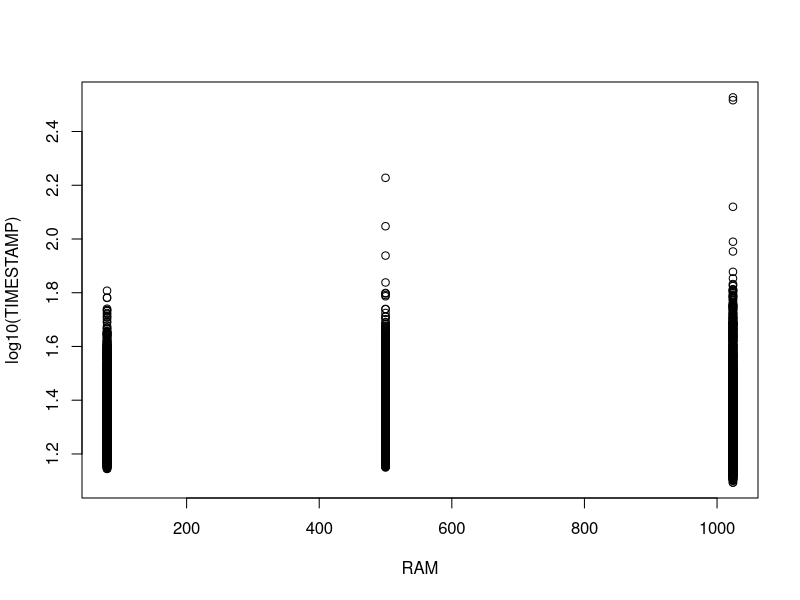
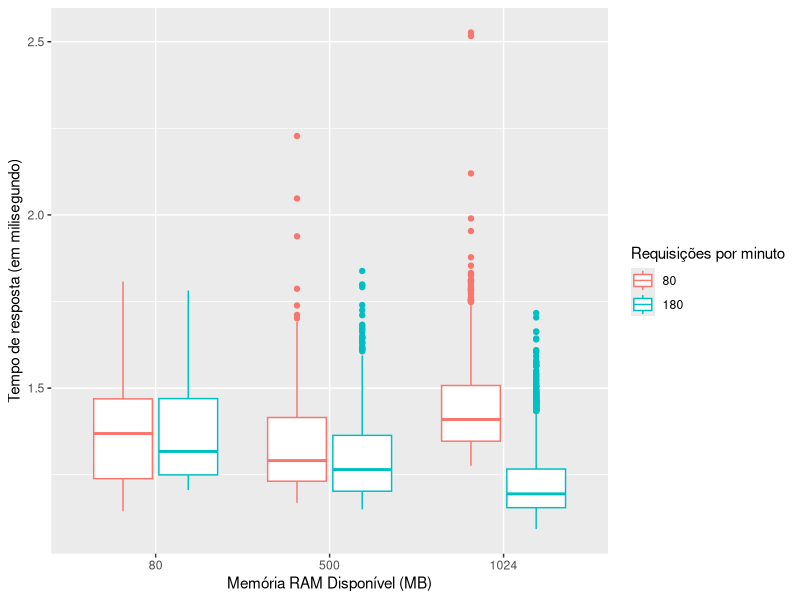
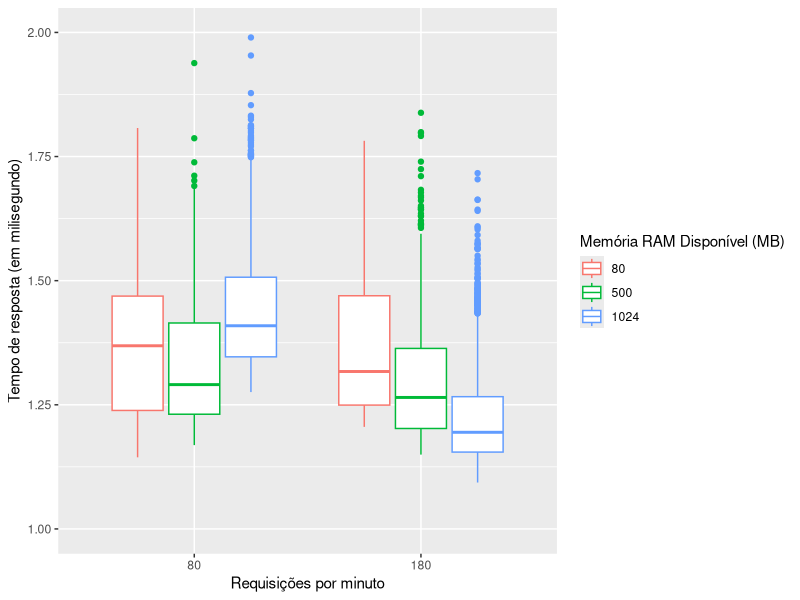
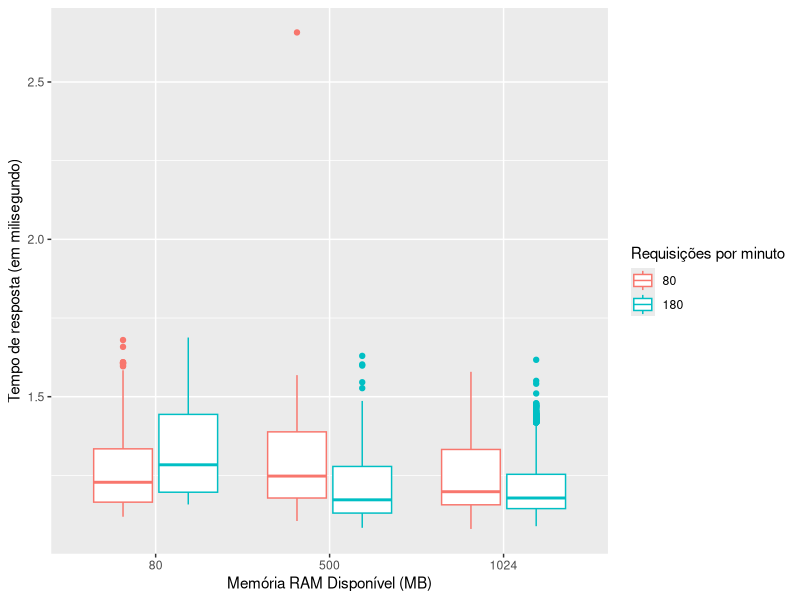
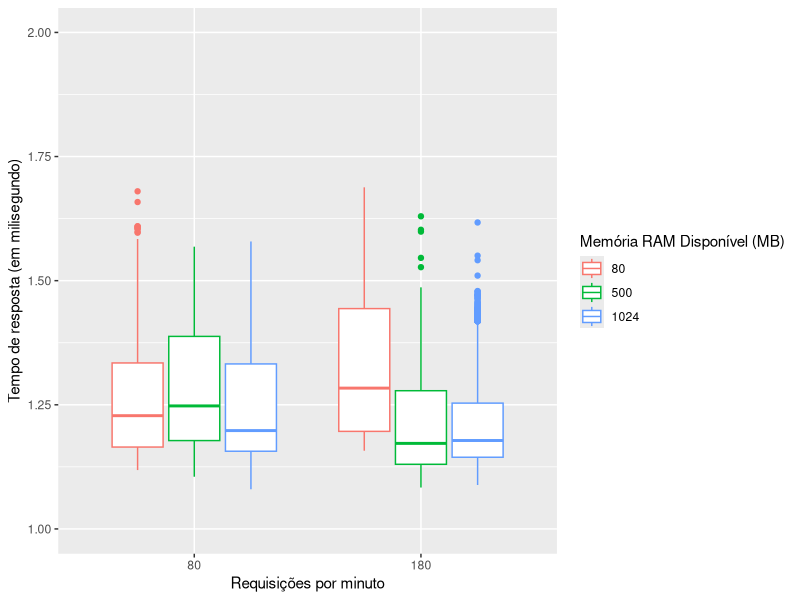
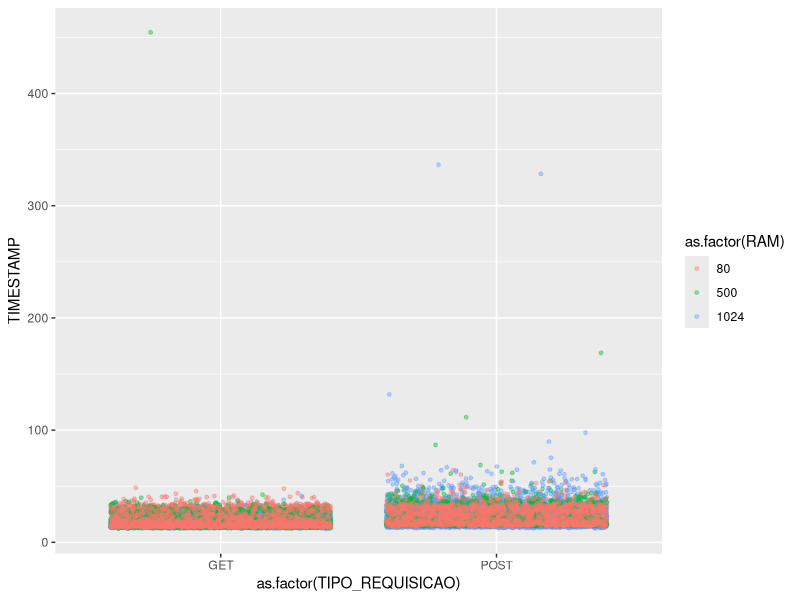

The R script that drew these images, in order:
## ---- chunk 1
install.packages("knitr")
install.packages("dplyr")
install.packages("ggplot2")

knitr::opts_chunk$set(echo = TRUE)
## ---- chunk 2
library(dplyr)
library(ggplot2)
## ---- chunk 3
get.80.1g = read.csv2(file="../data/1GB/request_get_80_reports_pdf.csv", sep = ",")
get.180.1g = read.csv2(file="../data/1GB/request_get_180_consumptions.csv", sep=",")
post.80.1g = read.csv2(file="../data/1GB/request_post_80_create_water_consumption.csv", sep=",")
post.180.1g = read.csv2(file="../data/1GB/request_post_180_create_water_consumptions.csv", sep=",")

get.80.500m = read.csv2(file="../data/500MB/request_get_80_reports_pdf.csv", sep = ",")
get.180.500m = read.csv2(file="../data/500MB/request_get_180_consumptions.csv", sep=",")
post.80.500m = read.csv2(file="../data/500MB/request_post_80_create_water_consumption.csv", sep=",")
post.180.500m = read.csv2(file="../data/500MB/request_post_180_create_water_consumptions.csv", sep=",")

get.80.80m = read.csv2(file="../data/80MB/request_get_80_reports_pdf.csv", sep = ",")
get.180.80m = read.csv2(file="../data/80MB/request_get_180_consumptions.csv", sep=",")
post.80.80m = read.csv2(file="../data/80MB/request_post_80_create_water_consumption.csv", sep=",")
post.180.80m = read.csv2(file="../data/80MB/request_post_180_create_water_consumptions.csv", sep=",")


get.180.1g["TIPO_REQUISICAO"] <- 'GET'
get.180.500m["TIPO_REQUISICAO"] <- 'GET'
get.180.80m["TIPO_REQUISICAO"] <- 'GET'

get.80.1g["TIPO_REQUISICAO"] <- 'GET'
get.80.500m["TIPO_REQUISICAO"] <- 'GET'
get.80.80m["TIPO_REQUISICAO"] <- 'GET'
## ---- chunk 4
get_timestamp_diff <- function(df){
  
  begin = df %>% filter(df$MOMENTO == "BEGIN")
  end = df %>% filter(df$MOMENTO == "END")
  
  df = left_join(begin, end, by=c("ID", "TIPO_REQUISICAO"))
  df$TIMESTAMP = (df$TIMESTAMP.y / 1000000) - (df$TIMESTAMP.x / 1000000)
  df = df %>% select("ID", "TIPO_REQUISICAO", "TIMESTAMP")

  return(df)
}
## ---- chunk 5
get.180.1g = get_timestamp_diff(get.180.1g)
get.180.500m = get_timestamp_diff(get.180.500m)
get.180.80m = get_timestamp_diff(get.180.80m)
get.80.1g = get_timestamp_diff(get.80.1g)
get.80.500m = get_timestamp_diff(get.80.500m)
get.80.80m = get_timestamp_diff(get.80.80m)
post.180.1g = get_timestamp_diff(post.180.1g)
post.180.500m = get_timestamp_diff(post.180.500m)
post.180.80m = get_timestamp_diff(post.180.80m)
post.80.1g = get_timestamp_diff(post.80.1g)
post.80.500m = get_timestamp_diff(post.80.500m)
post.80.80m = get_timestamp_diff(post.80.80m)
## ---- chunk 6
get.180.1g["RAM"] <- 1024
get.180.500m["RAM"] <- 500
get.180.80m["RAM"] <- 80

get.180.1g["REQ_MIN"] <- 180
get.180.500m["REQ_MIN"] <- 180
get.180.80m["REQ_MIN"] <- 180

post.180.1g["RAM"] <- 1024
post.180.500m["RAM"] <- 500
post.180.80m["RAM"] <- 80

post.180.1g["REQ_MIN"] <- 180
post.180.500m["REQ_MIN"] <- 180
post.180.80m["REQ_MIN"] <- 180


get.80.1g["RAM"] <- 1024
get.80.500m["RAM"] <- 500
get.80.80m["RAM"] <- 80

get.80.1g["REQ_MIN"] <- 80
get.80.500m["REQ_MIN"] <- 80
get.80.80m["REQ_MIN"] <- 80

post.80.1g["RAM"] <- 1024
post.80.500m["RAM"] <- 500
post.80.80m["RAM"] <- 80

post.80.1g["REQ_MIN"] <- 80
post.80.500m["REQ_MIN"] <- 80
post.80.80m["REQ_MIN"] <- 80

post.all <- rbind(post.180.1g,post.180.500m,post.180.80m,post.80.1g,post.80.500m,post.80.80m)
get.all <- rbind(get.180.1g,get.180.500m,get.180.80m,get.80.1g,get.80.500m,get.80.80m)
tests <- rbind(post.all, get.all)
## ---- chunk 7
# Check the ylim
plot(log10(TIMESTAMP) ~ RAM, data = post.all)

posts_by_ram <- ggplot(data = post.all, aes(x=as.factor(RAM), y=log10(TIMESTAMP), colour=as.factor(REQ_MIN))) + geom_boxplot()
  #geom_jitter(size=1, alpha=0.4, width=0.4, height=0.1) 
posts_by_ram +labs(colour = "Requisições por minuto", x="Memória RAM Disponível (MB)", y= "Tempo de resposta (em milisegundo)")


posts_by_req <- ggplot(data = post.all, aes(x=as.factor(REQ_MIN), y=log10(TIMESTAMP), colour=as.factor(RAM)))  + geom_boxplot()
  #geom_jitter(size=1, alpha=0.4, width=0.4, height=0.1) 
posts_by_req + ylim(1,2) +labs(colour = "Memória RAM Disponível (MB)", x="Requisições por minuto", y= "Tempo de resposta (em milisegundo)")


#GET
gets_by_ram <- ggplot(data = get.all, aes(x=as.factor(RAM), y=log10(TIMESTAMP), colour=as.factor(REQ_MIN))) + geom_boxplot()
  #geom_jitter(size=1, alpha=0.4, width=0.4, height=0.1) 
gets_by_ram +labs(colour = "Requisições por minuto", x="Memória RAM Disponível (MB)", y= "Tempo de resposta (em milisegundo)")


gets_by_req <- ggplot(data = get.all, aes(x=as.factor(REQ_MIN), y=log10(TIMESTAMP), colour=as.factor(RAM)))  + geom_boxplot()
  #geom_jitter(size=1, alpha=0.4, width=0.4, height=0.1) 
gets_by_req + ylim(1,2) +labs(colour = "Memória RAM Disponível (MB)", x="Requisições por minuto", y= "Tempo de resposta (em milisegundo)")

ggplot(data = tests, aes(x=as.factor(TIPO_REQUISICAO), y=TIMESTAMP, colour=as.factor(RAM))) +
  geom_jitter(size=1, alpha=0.4, width=0.4, height=0.1)
